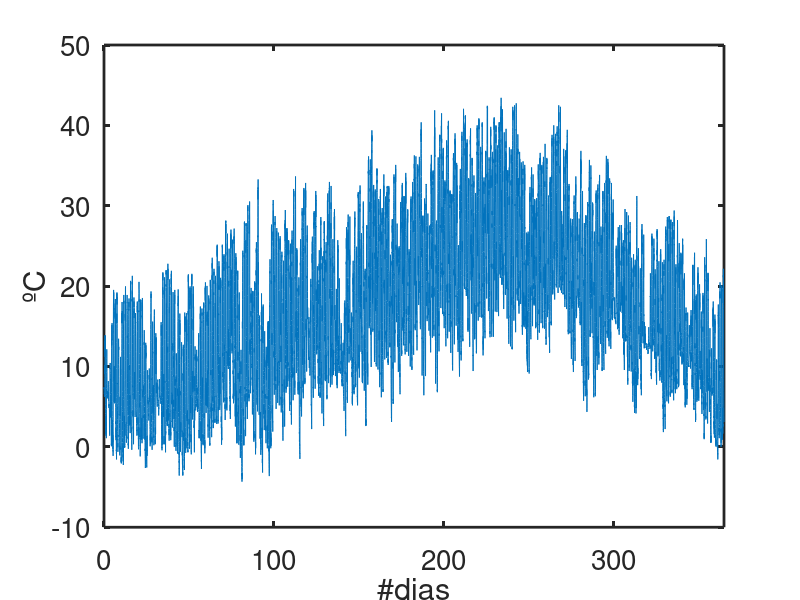
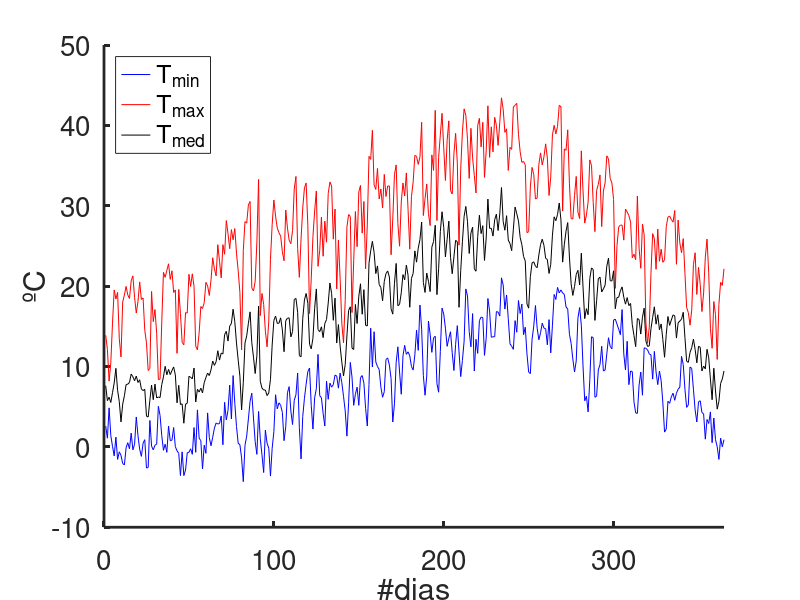
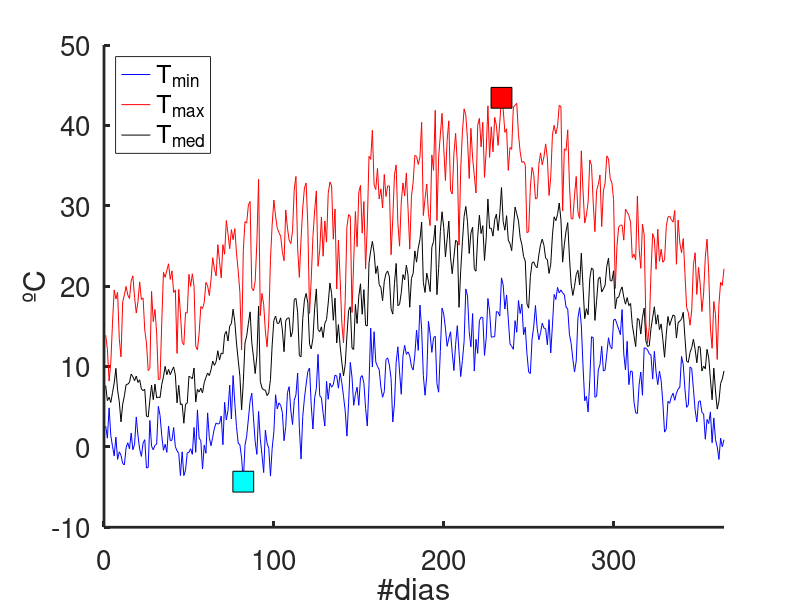

These figures' MATLAB source, in order:
% Catalizate en Octave - 2019 - FCAI-UNCuyo
% 
% Congreso Nacional de Estudiantes de Ingenieria Quimica (CONEIQ)
%
% Trabajo Practico 4
%

% Analisis Oasis Sur de Mendoza - Temperaturas Estacion INTA Rama Caida
clear all
close all


% Leemos los datos del archivo .csv
[fecha,hora,temp]=textread('temperaturas_INTARamaCaida_2016-2017.csv',"%s %s %f");

% 1) Graficar las temperaturas en funcion del tiempo

N=length(temp);
ndias=(1:N)/48;

figure(1);clf
plot(ndias, temp)
xlim([0,365])
xlabel('#dias','fontsize',20)
ylabel('ºC','fontsize',20)
set(gca,'fontsize',20,'linewidth',2)
  
% 2) Graficar la temperatura maxima diaria en funcion del tiempo
% 3) Graficar la temperatura minima diaria en funcion del tiempo
% 4) Graficar la temperatura media diaria en funcion del tiempo

%temperaturas diarias (48 mediciones)
tmin=zeros(1,N/48);
tmax=zeros(1,N/48);
tmed=zeros(1,N/48);

for id=1:N/48
  elemI = (id-1)*48+1:id*48;
  tempI = temp(elemI);
  tmin(id)=min(tempI);
  tmax(id)=max(tempI);
  tmed(id)=mean(tempI);
end

figure(2);clf
hold on
plot(tmin,'b-')
plot(tmax,'r-')
plot(tmed,'k-')
hold off
xlabel('#dias','fontsize',20)
ylabel('ºC','fontsize',20)
h=legend('T_{min}', 'T_{max}', 'T_{med}', "location","northwest");
xlim([0,365])
set(h,'fontsize',20)
set(gca,'fontsize',20,'linewidth',2)
set(gcf, "numbertitle", "off", "name", "Estacion Rama Caida")

% 5) Verifica que los valores reportados en el informe del INTA son correctos.
[tabs1,iabs1]=min(temp);
[tabs2,iabs2]=max(temp);

fprintf(1,'### La temperatura mínima es %4.2f ºC\n', tabs1);
fprintf(1,'### La temperatura máxima es %4.2f ºC\n', tabs2);
fprintf(1,'### La temperatura media  es %4.2f ºC\n', mean(temp));
 
% 6) Determinar el dia en que se han obtenido los valores de temperatura media, 
%    maxima y minima absoluta reportados en el informe del inta.

diamax = fecha{iabs1};
diamin = fecha{iabs2};
fprintf(1,'### La temperatura minima fue el %s\n', diamin);
fprintf(1,'### La temperatura maxima fue el %s\n', diamax);


% Determinamos el dia que tiene la minima temperatura y
%              el dia que tiene la maxima temperatura
[tminabs,idmin] = min(tmin);
[tmaxabs,idmax] = max(tmax);

figure(3);clf
hold on
plot(1:365, tmin,'b-')
plot(1:365, tmax,'r-')
plot(1:365, tmed,'k-')
plot(idmin, tminabs,'ks','markerfacecolor','cyan','markersize',15)
plot(idmax, tmaxabs,'ks','markerfacecolor','red','markersize',15)
hold off
xlabel('#dias','fontsize',20)
ylabel('ºC','fontsize',20)
h=legend('T_{min}', 'T_{max}', 'T_{med}', "location","northwest");
xlim([0,365])
set(h,'fontsize',20)
set(gca,'fontsize',20,'linewidth',2)
set(gcf, "numbertitle", "off", "name", "Estacion Rama Caida")
